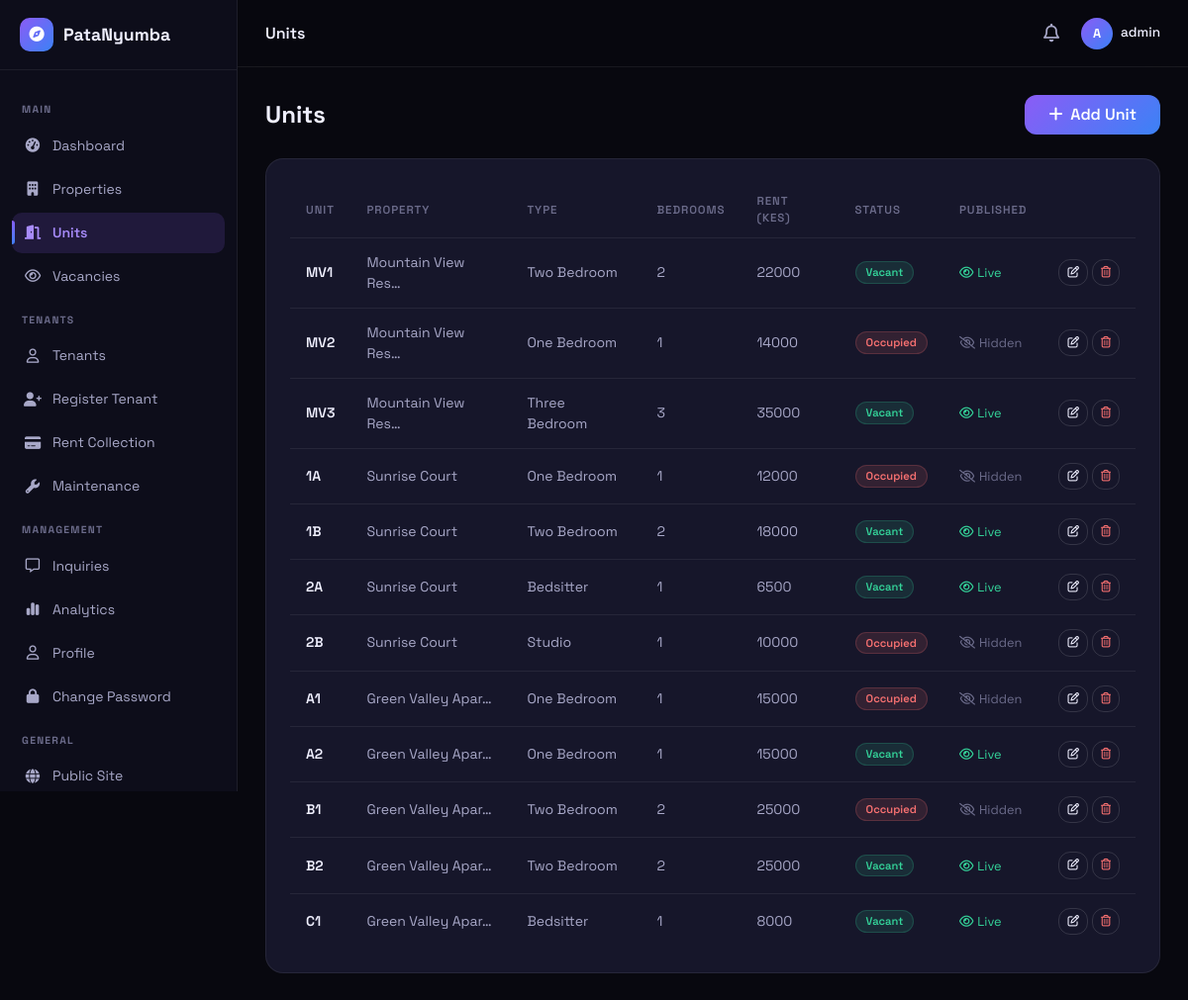
Screenshot of /units/ (signed in) with the database file from the repository.
### units/models.py (models this page shows, shortened)
class Unit(models.Model):
    HOUSE_TYPES = (
        ('bedsitter', 'Bedsitter'),
        ('one_bedroom', 'One Bedroom'),
        ('two_bedroom', 'Two Bedroom'),
        ('three_bedroom', 'Three Bedroom'),
        ('four_bedroom', 'Four Bedroom'),
        ('studio', 'Studio'),
    )
    STATUS_CHOICES = (
        ('vacant', 'Vacant'),
        ('occupied', 'Occupied'),
    )
    property = models.ForeignKey('properties.Property', on_delete=models.CASCADE, related_name='units')
    unit_number = models.CharField(max_length=50)
    house_type = models.CharField(max_length=20, choices=HOUSE_TYPES)
    bedrooms = models.IntegerField(default=1)
    bathrooms = models.IntegerField(default=1)
    monthly_rent = models.DecimalField(max_digits=10, decimal_places=2)
    deposit = models.DecimalField(max_digits=10, decimal_places=2, null=True, blank=True)
    floor = models.IntegerField(default=1)
    description = models.TextField(blank=True)
    status = models.CharField(max_length=20, choices=STATUS_CHOICES, default='vacant')
    available_from = models.DateField(null=True, blank=True)
    image = models.ImageField(upload_to='unit_images/', blank=True)
    image_2 = models.ImageField(upload_to='unit_images/', blank=True)
    image_3 = models.ImageField(upload_to='unit_images/', blank=True)
    created_at = models.DateTimeField(auto_now_add=True)
    updated_at = models.DateTimeField(auto_now=True)
    class Meta:
        ordering = ['property', 'unit_number']

### properties/models.py (models this page shows, shortened)
class Property(models.Model):
    owner = models.ForeignKey(User, on_delete=models.CASCADE, related_name='properties')
    name = models.CharField(max_length=200)
    description = models.TextField()
    county = models.CharField(max_length=100)
    town = models.CharField(max_length=100)
    estate = models.CharField(max_length=200, blank=True)
    address = models.CharField(max_length=255, blank=True)
    latitude = models.DecimalField(max_digits=9, decimal_places=6, null=True, blank=True)
    longitude = models.DecimalField(max_digits=9, decimal_places=6, null=True, blank=True)
    image = models.ImageField(upload_to='properties/', blank=True, null=True)
    created_at = models.DateTimeField(auto_now_add=True)
    updated_at = models.DateTimeField(auto_now=True)
    class Meta:
        verbose_name_plural = 'properties'
        ordering = ['-created_at']

### units/views.py (the view)
# urls.py: path('', views.unit_list, name='list'),
@login_required
def unit_list(request):
    units = Unit.objects.filter(property__owner=request.user).select_related('property')
    return render(request, 'units/list.html', {'units': units, 'active_tab': 'units'})

### dashboard/context_processors.py (called while the page is built)
def unread_inquiries(request):
    if request.user.is_authenticated and request.user.profile.role == 'landlord':
        count = Inquiry.objects.filter(unit__property__owner=request.user, is_read=False).count()
        recent = Inquiry.objects.filter(unit__property__owner=request.user, is_read=False).select_related('unit', 'unit__property').order_by('-created_at')[:5]
        return {'unread_count': count, 'recent_inquiries': recent}
    return {'unread_count': 0, 'recent_inquiries': []}

### templates/units/list.html (shortened to what this page needs)
{% extends 'dashboard/base_dashboard.html' %}
{% block db_title %}Units{% endblock %}
{% block dashboard_content %}
<div class="d-flex justify-content-between align-items-center mb-4">
    <h4 class="fw-bold mb-0">Units</h4>
    <a href="{% url 'units:create' %}" class="bgrd btn px-4 py-2"><i class="fa-solid fa-plus me-1"></i> Add Unit</a>
</div>
{% if units %}
<div class="gc p-4">
    <div class="table-responsive">
        <table class="db-table">
            <thead>
                <tr>
                    <th>Unit</th>
                    <th>Property</th>
                    <th>Type</th>
                    <th>Bedrooms</th>
                    <th>Rent (KES)</th>
                    <th>Status</th>
                    <th>Published</th>
                    <th></th>
                </tr>
            </thead>
            <tbody>
                {% for unit in units %}
                <tr>
                    <td style="font-weight:600;color:var(--tx)">{{ unit.unit_number }}</td>
                    <td>{{ unit.property.name|truncatechars:18 }}</td>
                    <td>{{ unit.get_house_type_display }}</td>
                    <td>{{ unit.bedrooms }}</td>
                    <td>{{ unit.monthly_rent|floatformat:0 }}</td>
                    <td>
                        {% if unit.status == 'vacant' %}
                        <span class="badge-vacant">Vacant</span>
                        {% else %}
                        <span class="badge-occupied">Occupied</span>
                        {% endif %}
                    </td>
                    <td>
                        {% if unit.status == 'vacant' %}
                        <span style="color:#34d399;font-size:.8rem"><i class="fa-regular fa-eye me-1"></i>Live</span>
                        {% else %}
                        <span style="color:var(--tx3);font-size:.8rem"><i class="fa-regular fa-eye-slash me-1"></i>Hidden</span>
                        {% endif %}
                    </td>
                    <td>
                        <div class="d-flex gap-1">
                            <a href="{% url 'units:update' unit.pk %}" class="boc btn py-1 px-2" style="font-size:.72rem"><i class="fa-regular fa-pen-to-square"></i></a>
                            <a href="{% url 'units:delete' unit.pk %}" class="boc btn py-1 px-2" style="font-size:.72rem;color:#f87171" onclick="return confirm('Delete this unit?')"><i class="fa-regular fa-trash-can"></i></a>
                        </div>
                    </td>
                </tr>
                {% endfor %}
            </tbody>
        </table>
    </div>
</div>
{% endif %}
{% endblock %}

### templates/dashboard/base_dashboard.html (shortened to what this page needs)
<!DOCTYPE html>
<html lang="en" id="htmlRoot">
<head>
    <link href="/static/css/bootstrap.min.css" rel="stylesheet">
    <link href="/static/css/all.min.css" rel="stylesheet">
    <link href="/static/css/style.css" rel="stylesheet">
</head>
<body>
    <div class="db-sidebar" id="dbSidebar">
        <div class="db-logo">
            <div class="logo-i"><i class="fa-solid fa-compass"></i></div>
            <span>PataNyumba</span>
        </div>
        <div class="db-nav">
            <div class="db-nav-section">Main</div>
            <a href="{% url 'dashboard:overview' %}" class="db-nl {% if active_tab == 'overview' %}active{% endif %}"><i class="fa-solid fa-gauge-high"></i> Dashboard</a>
            <a href="{% url 'properties:list' %}" class="db-nl {% if active_tab == 'properties' %}active{% endif %}"><i class="fa-solid fa-building"></i> Properties</a>
            <a href="{% url 'units:list' %}" class="db-nl {% if active_tab == 'units' %}active{% endif %}"><i class="fa-solid fa-door-open"></i> Units</a>
            <a href="{% url 'units:vacancies' %}" class="db-nl {% if active_tab == 'vacancies' %}active{% endif %}"><i class="fa-regular fa-eye"></i> Vacancies</a>
            <div class="db-nav-section">Tenants</div>
            <a href="{% url 'tenants:list' %}" class="db-nl {% if active_tab == 'tenants' %}active{% endif %}"><i class="fa-regular fa-user"></i> Tenants</a>
            <a href="{% url 'tenants:register' %}" class="db-nl"><i class="fa-solid fa-user-plus"></i> Register Tenant</a>
            <a href="{% url 'tenants:rent_collection' %}" class="db-nl {% if active_tab == 'rent' %}active{% endif %}"><i class="fa-solid fa-credit-card"></i> Rent Collection</a>
            <a href="{% url 'tenants:maintenance_list' %}" class="db-nl {% if active_tab == 'maintenance' %}active{% endif %}"><i class="fa-solid fa-wrench"></i> Maintenance</a>
            <div class="db-nav-section">Management</div>
            <a href="{% url 'dashboard:inquiries' %}" class="db-nl "><i class="fa-regular fa-message"></i> Inquiries </a>
            <a href="{% url 'dashboard:overview' %}" class="db-nl"><i class="fa-solid fa-chart-simple"></i> Analytics</a>
            <a href="{% url 'accounts:profile' %}" class="db-nl {% if active_tab == 'profile' %}active{% endif %}"><i class="fa-regular fa-user"></i> Profile</a>
            <a href="{% url 'accounts:change_password' %}" class="db-nl"><i class="fa-solid fa-lock"></i> Change Password</a>
            <div class="db-nav-section">General</div>
            <a href="{% url 'website:home' %}" class="db-nl"><i class="fa-solid fa-globe"></i> Public Site</a>
        </div>
    </div>
    <div class="db-top">
        <div style="font-weight:600">{% block db_title %}Dashboard{% endblock %}</div>
        <div class="ms-auto d-flex align-items-center gap-3">
            <div style="position:relative;display:inline-block">
                <button onclick="toggleDrop('notifDrop')" style="background:none;border:none;color:var(--tx2);font-size:1.15rem;cursor:pointer;padding:6px;display:flex;align-items:center;border-radius:50px;transition:background .2s" onmouseenter="this.style.background='var(--bd)'" onmouseleave="this.style.background='transparent'">
                    <i class="fa-regular fa-bell"></i>
                </button>
            </div>
            <div style="position:relative;display:inline-block">
                <button onclick="toggleDrop('userDrop')" style="background:none;border:none;padding:0;cursor:pointer;display:flex;align-items:center;gap:8px">
                    <div class="db-avatar">{{ user.username|first|upper }}</div>
                    <span style="font-size:.85rem;font-weight:500;color:var(--tx);cursor:pointer">{{ user.username }}</span>
                </button>
            </div>
        </div>
    </div>
    <div class="db-main">
        <div class="db-content">
            {% block dashboard_content %}{% endblock %}
        </div>
    </div>
</body>
</html>

### static/css/style.css (style rules this page uses)
:root { --bg: #08080f; --bg2: #0d0d1a; --bg3: #12121f; --sf: #16162a; --bd: rgba(255, 255, 255, 0.07); --bd2: rgba(255, 255, 255, 0.13); --tx: #f0f0ff; --tx2: #a8a8c8; --tx3: #6b6b8a; --pur: #8b5cf6; --blu: #3b82f6; --grad: linear-gradient(135deg, #8b5cf6, #3b82f6); --nav: 68px; --dsb: 240px; }
*, *::before, *::after { box-sizing: border-box; }
html { scroll-behavior: smooth; }
body { font-family: "Space Grotesk", sans-serif; background: var(--bg); color: var(--tx); overflow-x: hidden; transition: background 0.3s, color 0.3s; }
a { text-decoration: none; color: inherit; }
.gc { background: var(--sf); border: 1px solid var(--bd); border-radius: 18px; transition: 0.3s; }
.bgrd { background: var(--grad); border: none; color: #fff; font-family: "Space Grotesk", sans-serif; font-weight: 600; border-radius: 12px; transition: 0.25s; cursor: pointer; }
.boc { background: transparent; border: 1px solid var(--bd2); color: var(--tx); font-family: "Space Grotesk", sans-serif; font-weight: 500; border-radius: 12px; transition: 0.25s; cursor: pointer; }
.logo-i { width: 34px; height: 34px; background: var(--grad); border-radius: 10px; display: flex; align-items: center; justify-content: center; color: #fff; font-size: 0.95rem; flex-shrink: 0; }
.db-top { position: fixed; top: 0; left: var(--dsb); right: 0; height: var(--nav); background: rgba(8, 8, 15, 0.85); backdrop-filter: blur(20px); border-bottom: 1px solid var(--bd); z-index: 900; display: flex; align-items: center; padding: 0 28px; gap: 16px; transition: left 0.3s; }
.db-avatar { width: 32px; height: 32px; border-radius: 50%; background: var(--grad); display: flex; align-items: center; justify-content: center; color: #fff; font-size: 0.8rem; font-weight: 700; flex-shrink: 0; }
.db-sidebar { position: fixed; top: 0; left: 0; width: var(--dsb); height: 100vh; background: var(--bg2); border-right: 1px solid var(--bd); z-index: 950; display: flex; flex-direction: column; overflow: hidden; transition: 0.3s; }
.db-logo { padding: 18px 20px; border-bottom: 1px solid var(--bd); display: flex; align-items: center; gap: 10px; font-size: 1.1rem; font-weight: 700; color: var(--tx); }
.db-nav { flex: 1; padding: 16px 12px; overflow-y: auto; }
.db-nav-section { font-size: 0.65rem; font-weight: 700; text-transform: uppercase; letter-spacing: 0.12em; color: var(--tx3); padding: 0 10px; margin: 16px 0 8px; }
.db-nl { display: flex; align-items: center; gap: 11px; padding: 10px 12px; border-radius: 10px; font-size: 0.875rem; color: var(--tx2); margin-bottom: 3px; cursor: pointer; border: none; width: 100%; background: transparent; font-family: "Space Grotesk", sans-serif; text-align: left; transition: 0.2s; position: relative; }
.db-nl i { width: 18px; text-align: center; font-size: 0.9rem; }
.db-nl.active { background: rgba(139, 92, 246, 0.15); color: #a78bfa; font-weight: 600; }
.db-nl.active::before { content: ""; position: absolute; left: 0; top: 20%; bottom: 20%; width: 3px; background: var(--grad); border-radius: 0 3px 3px 0; }
.db-main { margin-left: var(--dsb); padding-top: var(--nav); min-height: 100vh; }
.db-content { padding: 28px; }
.db-table { width: 100%; border-collapse: collapse; }
.db-table th { font-size: 0.72rem; font-weight: 600; text-transform: uppercase; letter-spacing: 0.08em; color: var(--tx3); padding: 10px 16px; border-bottom: 1px solid var(--bd); text-align: left; }
.db-table td { padding: 14px 16px; border-bottom: 1px solid var(--bd); font-size: 0.875rem; color: var(--tx2); }
.db-table tr:last-child td { border-bottom: none; }
.badge-vacant { display: inline-block; padding: 2px 10px; border-radius: 100px; font-size: 0.7rem; font-weight: 600; background: rgba(52, 211, 153, 0.12); color: #34d399; border: 1px solid rgba(52, 211, 153, 0.2); }
.badge-occupied { display: inline-block; padding: 2px 10px; border-radius: 100px; font-size: 0.7rem; font-weight: 600; background: rgba(248, 113, 113, 0.12); color: #f87171; border: 1px solid rgba(248, 113, 113, 0.2); }

### rows the page displays
Unit: unit_number "MV1", property.name "Mountain View Res…", house_type "Two Bedroom", bedrooms "2", monthly_rent "22000", status "Vacant"
Unit: unit_number "MV2", property.name "Mountain View Res…", house_type "One Bedroom", bedrooms "1", monthly_rent "14000", status "Occupied"
Unit: unit_number "MV3", property.name "Mountain View Res…", house_type "Three Bedroom", bedrooms "3", monthly_rent "35000", status "Vacant"
Unit: unit_number "1A", property.name "Sunrise Court", house_type "One Bedroom", bedrooms "1", monthly_rent "12000", status "Occupied"
Unit: unit_number "1B", property.name "Sunrise Court", house_type "Two Bedroom", bedrooms "2", monthly_rent "18000", status "Vacant"
Unit: unit_number "2A", property.name "Sunrise Court", house_type "Bedsitter", bedrooms "1", monthly_rent "6500", status "Vacant"
Unit: unit_number "2B", property.name "Sunrise Court", house_type "Studio", bedrooms "1", monthly_rent "10000", status "Occupied"
Unit: unit_number "A1", property.name "Green Valley Apar…", house_type "One Bedroom", bedrooms "1", monthly_rent "15000", status "Occupied"
Unit: unit_number "A2", property.name "Green Valley Apar…", house_type "One Bedroom", bedrooms "1", monthly_rent "15000", status "Vacant"
Unit: unit_number "B1", property.name "Green Valley Apar…", house_type "Two Bedroom", bedrooms "2", monthly_rent "25000", status "Occupied"
Unit: unit_number "B2", property.name "Green Valley Apar…", house_type "Two Bedroom", bedrooms "2", monthly_rent "25000", status "Vacant"
Unit: unit_number "C1", property.name "Green Valley Apar…", house_type "Bedsitter", bedrooms "1", monthly_rent "8000", status "Vacant"

### other values shown
{{ user.username|first|upper }} "A"
{{ user.username }} "admin"
